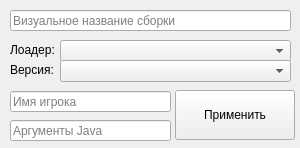
<?xml version="1.0" encoding="UTF-8"?>
<ui version="4.0">
 <class>Form</class>
 <widget class="QWidget" name="Form">
  <property name="geometry">
   <rect>
    <x>0</x>
    <y>0</y>
    <width>300</width>
    <height>148</height>
   </rect>
  </property>
  <property name="minimumSize">
   <size>
    <width>300</width>
    <height>148</height>
   </size>
  </property>
  <property name="maximumSize">
   <size>
    <width>300</width>
    <height>148</height>
   </size>
  </property>
  <property name="windowTitle">
   <string>Form</string>
  </property>
  <property name="windowIcon">
   <iconset>
    <normaloff>../assets/frog_launcher_icon.png</normaloff>../assets/frog_launcher_icon.png</iconset>
  </property>
  <widget class="QComboBox" name="comboBoxLoader">
   <property name="geometry">
    <rect>
     <x>60</x>
     <y>40</y>
     <width>231</width>
     <height>22</height>
    </rect>
   </property>
   <property name="placeholderText">
    <string/>
   </property>
  </widget>
  <widget class="QComboBox" name="comboBoxVersion">
   <property name="geometry">
    <rect>
     <x>60</x>
     <y>60</y>
     <width>231</width>
     <height>22</height>
    </rect>
   </property>
   <property name="editable">
    <bool>false</bool>
   </property>
   <property name="currentText">
    <string/>
   </property>
   <property name="placeholderText">
    <string/>
   </property>
  </widget>
  <widget class="QLineEdit" name="lineEditPlayerName">
   <property name="geometry">
    <rect>
     <x>10</x>
     <y>91</y>
     <width>161</width>
     <height>21</height>
    </rect>
   </property>
   <property name="placeholderText">
    <string>Имя игрока</string>
   </property>
  </widget>
  <widget class="QPushButton" name="pushButtonDone">
   <property name="geometry">
    <rect>
     <x>175</x>
     <y>90</y>
     <width>120</width>
     <height>50</height>
    </rect>
   </property>
   <property name="text">
    <string>Применить</string>
   </property>
  </widget>
  <widget class="QLabel" name="label">
   <property name="geometry">
    <rect>
     <x>10</x>
     <y>40</y>
     <width>61</width>
     <height>20</height>
    </rect>
   </property>
   <property name="text">
    <string>Лоадер:</string>
   </property>
  </widget>
  <widget class="QLabel" name="label_2">
   <property name="geometry">
    <rect>
     <x>10</x>
     <y>60</y>
     <width>61</width>
     <height>20</height>
    </rect>
   </property>
   <property name="text">
    <string>Версия:</string>
   </property>
  </widget>
  <widget class="QLineEdit" name="lineEditVisualName">
   <property name="geometry">
    <rect>
     <x>10</x>
     <y>10</y>
     <width>281</width>
     <height>21</height>
    </rect>
   </property>
   <property name="placeholderText">
    <string>Визуальное название сборки</string>
   </property>
  </widget>
  <widget class="QLineEdit" name="lineEditJavaArgs">
   <property name="geometry">
    <rect>
     <x>10</x>
     <y>120</y>
     <width>161</width>
     <height>21</height>
    </rect>
   </property>
   <property name="placeholderText">
    <string>Аргументы Java</string>
   </property>
  </widget>
 </widget>
 <resources/>
 <connections/>
</ui>
